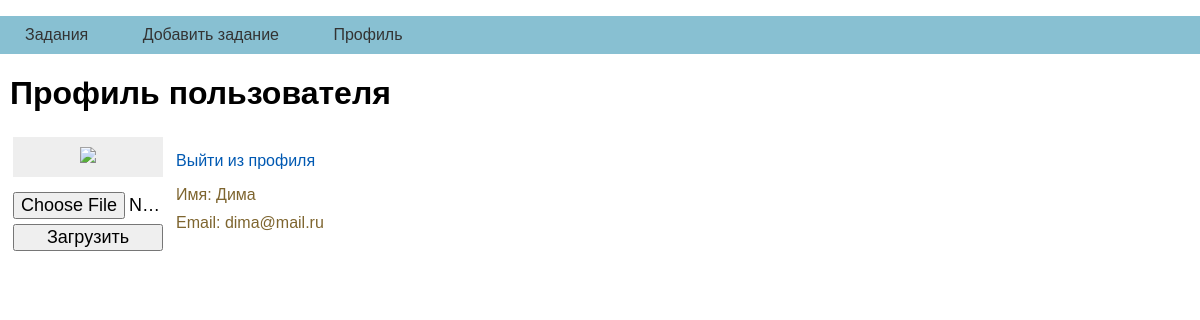
/user_profile (signed in), run on the app's committed database.
### tables this page shows
CREATE TABLE "usermenu" (
	"id"	integer,
	"title"	text NOT NULL,
	"url"	text NOT NULL,
	PRIMARY KEY("id" AUTOINCREMENT)
);

CREATE TABLE users (
id integer PRIMARY KEY AUTOINCREMENT,
email text NOT NULL,
psw text NOT NULL,
username text NOT NULL,
usertype integer DEFAULT 1,
avatar BLOB DEFAULT NULL,
time NUMERIC NOT NULL
);

### app.py (the view)
@app.route("/user_profile")
@login_required
def user_profile():
    return render_template("user_profile.html", menu=dbase.getUserMenu(), title="Профиль пользователя")

### FDataBase.py (called while the page is built)
    def getUserMenu(self):
        sql = ''' SELECT * FROM usermenu '''
        try:
            self.__cur.execute(sql)
            res = self.__cur.fetchall()
            if res: return res
        except:
            print("Ошибка чтения из БД")
        return []

    def getUser(self, user_id):
        try:
            self.__cur.execute(f"SELECT * FROM users WHERE id = '{user_id}' LIMIT 1")
            res = self.__cur.fetchone()
            if not res:
                print("Пользователь не найден")
                return False
            return res
        except sqlite3.Error as e:
            print("Ошибка получения данных из БД " + str(e))
        return False

### UserLogin.py (called while the page is built)
    def fromDB(self, user_id, db):
        self.__user = db.getUser(user_id)
        return self

    def get_id(self):
        return str(self.__user['id'])

    def getName(self):
        return self.__user['username'] if self.__user else "Без имени"

    def getEmail(self):
        return self.__user['email'] if self.__user else "Без email"

### app.py (called while the page is built)
@login_manager.user_loader
def load_user(user_id):
    return UserLogin().fromDB(user_id, dbase)

def connect_db():
    conn = sqlite3.connect(app.config['DATABASE'])
    conn.row_factory = sqlite3.Row
    return conn

def get_db():
    if not hasattr(g, 'link_db'):
        g.link_db = connect_db()
    return g.link_db

@app.before_request
def before_request():
    global dbase
    db = get_db()
    dbase = FDataBase(db)

### templates/user_profile.html (shortened to what this page needs)
{% extends 'base.html' %}
{% block content %}
{{ super() }}
<table border="0" class="profile-table">
	<tr><td valign="top">
		<div class="profile-ava"><img src="{{ url_for('userava', user_id=current_user.get_id()) }}"></div>
		<div class="profile-load">
		<form action="{{url_for('upload')}}" method="POST" enctype="multipart/form-data">
			<p><input type="file" name="file">
			<p><input type="submit" value="Загрузить">
		</form>
		</div>
	</td>
	<td valign="top" class="profile-panel">
		<p><a href="{{url_for('logout')}}">Выйти из профиля</a>
		<ul class="profile-info">
		<li>Имя: {{ current_user.getName() }}</li>
		<li>Email: {{ current_user.getEmail() }}</li>
		</ul>
	</td></tr>
</table>
{% endblock %}

### templates/base.html (shortened to what this page needs)
<!DOCTYPE html>
<html>
<head>
<link type="text/css" href="{{ url_for('static', filename='css/styles.css')}}" rel="stylesheet" />
</head>
<body>
{% block content -%}
{%- block mainmenu -%}
<ul class="mainmenu">
{% for p in menu %}
<li><a href="{{url_for(p.url)}}">{{p.title}}</a></li>
{% endfor %}
</ul>
{% endblock mainmenu -%}
<div class="content">
	{% if title -%}
<h1>{{title}}</h1>
	{% else -%}
<h1>Time management</h1>
	{% endif -%}
{% endblock -%}
</div>
</body>
</html>

### static/css/styles.css (style rules this page uses)
html, body { font-family: 'Arial'; margin: 0; padding: 0; height: 100%; width: 100%; }
a { color: #0059b2; text-decoration: none; }
ul.mainmenu { padding: 0; list-style: none; background: rgb(136, 192, 210); }
ul.mainmenu li { display: inline-block; }
ul.mainmenu li a { display: block; padding: 10px 25px; color: #333; text-decoration: none; }
div.content { margin: 10px; }
.profile-ava { width: 130px; text-align: center; overflow: hidden; background: #eee; padding: 10px; align:center; }
.profile-ava img { max-width: 150px; height: auto; }
.profile-load { margin-top: 10px; overflow: hidden; max-width: 150px; }
.profile-load input[type=submit], input[type=file] { width: 100%; font-size: 18px; }
.profile-load p { padding: 0; margin: 5px 0 0 0; }
.profile-panel { padding: 0 0 0 10px; }
ul.profile-info { list-style: none; margin: 10px 0 0 0; padding: 0; color: #7E652F; }
ul.profile-info li { margin-top: 10px; }

### data on the page
usermenu: title "Задания"
usermenu: title "Добавить задание"
usermenu: title "Профиль"
users: getName "Дима", getEmail "dima@mail.ru"

### other printed values
{{ title }} "Профиль пользователя"
